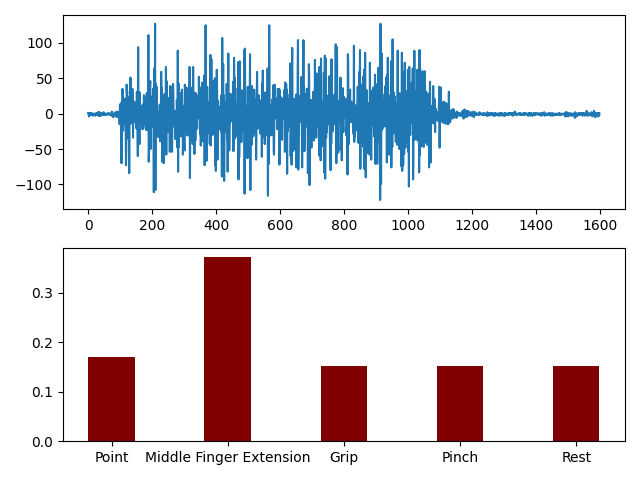

Source code (Python):
import pandas as pd
import matplotlib.pyplot as plt
import tensorflow as tf
import numpy as np
import pandas as pd
from numpy import var
from math import sqrt
from math import log
from math import exp
import os
import glob
import matplotlib.pyplot as plt #used for visualization purposes in this tutorial.
import numpy as np
from keras.datasets import mnist
from keras.models import Sequential
from keras.layers import Dense, Dropout, Conv1D, MaxPool1D, Flatten,Conv2D, MaxPool2D
import np_utils
from sklearn.metrics import accuracy_score
from sklearn.model_selection import train_test_split

model = tf.keras.models.load_model('model.h5')
model.summary()
probability_model = tf.keras.Sequential([model,tf.keras.layers.Softmax()])

def generate(sample_number):
    print("Generating...")
    df = pd.read_csv('xtest.csv')
    test_sample=df.iloc[sample_number,:-1].to_numpy()
    test_sample_label=df.iloc[sample_number,-1]
    test_sample = (np.expand_dims(test_sample,0))
    predictions_single = probability_model.predict(test_sample)
    print("Actual Gesture:",test_sample_label )
    print("Predicted Gesture:",np.argmax(predictions_single[0]))
    x_axis=['Point','Middle Finger Extension','Grip','Pinch','Rest']
    plt.clf()
    plt.subplot(2, 1, 1)
    plt.plot(test_sample[0])
    plt.subplot(2,1,2)
    plt.bar(x_axis,predictions_single[0],color ='maroon',width = 0.4)
    plt.tight_layout()
    plt.savefig('gesture.png')
    return test_sample_label,np.argmax(predictions_single[0])